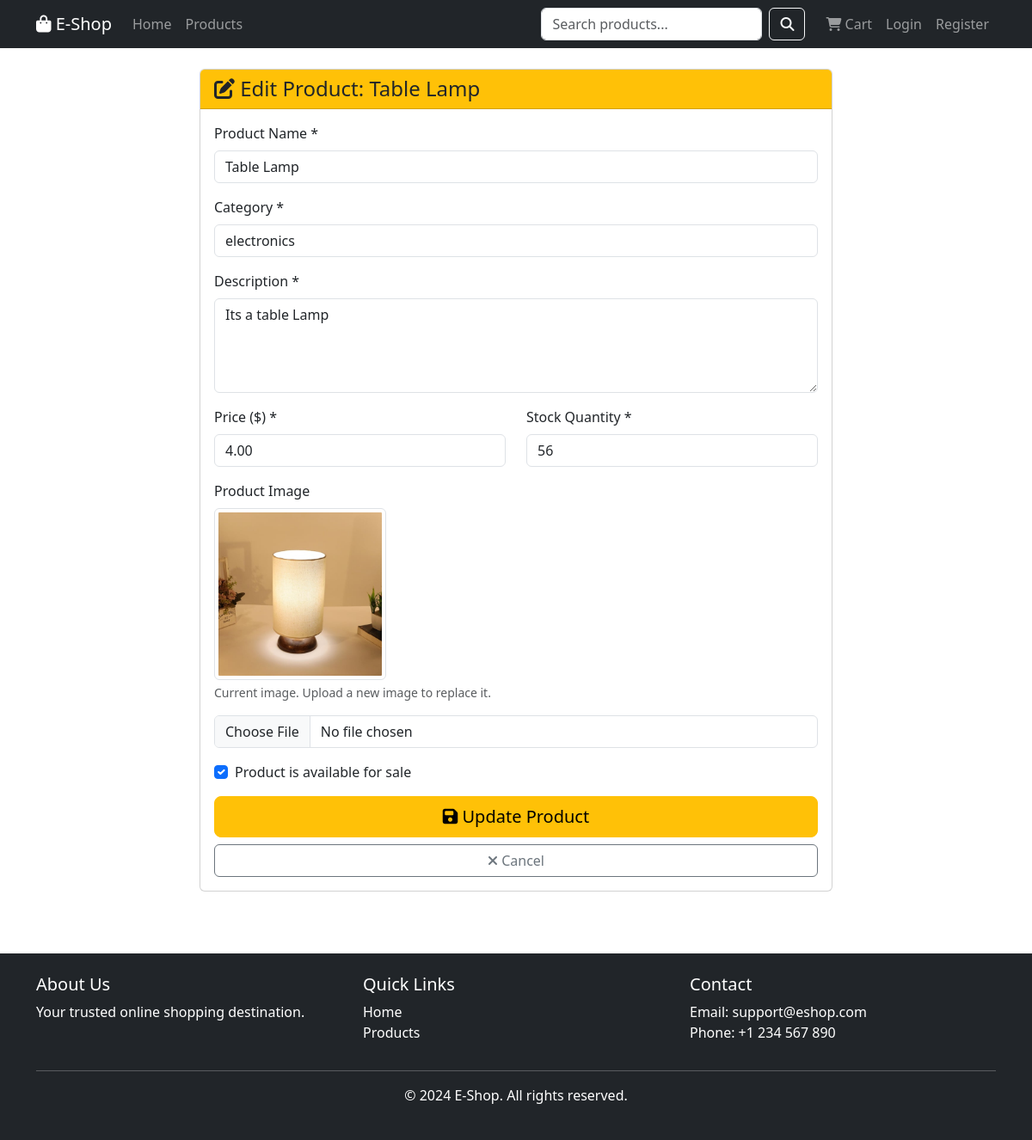
Page /product/table-lamp/edit/ on the committed database.
### store/models.py (models this page shows, shortened)
class Product(models.Model):
    category = models.ForeignKey(Category, on_delete=models.CASCADE, related_name='products')
    name = models.CharField(max_length=200)
    slug = models.SlugField(unique=True)
    description = models.TextField()
    price = models.DecimalField(max_digits=10, decimal_places=2)
    stock = models.IntegerField(default=0)
    image = models.ImageField(upload_to='products/', blank=True, null=True)
    available = models.BooleanField(default=True)
    created_at = models.DateTimeField(auto_now_add=True)
    updated_at = models.DateTimeField(auto_now=True)
    class Meta:
        ordering = ['-created_at']

class Category(models.Model):
    name = models.CharField(max_length=200)
    slug = models.SlugField(unique=True)
    description = models.TextField(blank=True)
    created_at = models.DateTimeField(auto_now_add=True)
    class Meta:
        verbose_name_plural = 'Categories'
        ordering = ['name']

### store/views.py (the view, shortened to what this page needs)
# urls.py: path('product/<slug:slug>/edit/', views.edit_product, name='edit_product'),
def edit_product(request, slug):
    product = get_object_or_404(Product, slug=slug)
    categories = Category.objects.all()
    context = {
        'product': product,
        'categories': categories
    }
    return render(request, 'store/edit_product.html', context)

### templates/store/edit_product.html (shortened to what this page needs)
{% extends 'store/base.html' %}
{% block content %}
<div class="container">
    <div class="row justify-content-center">
        <div class="col-md-8">
            <div class="card">
                <div class="card-header bg-warning text-dark">
                    <h4 class="mb-0">
                        <i class="fas fa-edit"></i> Edit Product: {{ product.name }}
                    </h4>
                </div>
                <div class="card-body">
                    <form method="post" enctype="multipart/form-data">
                        <div class="mb-3">
                            <label for="name" class="form-label">Product Name *</label>
                            <input type="text" class="form-control" id="name" name="name" value="{{ product.name }}" required>
                        </div>
                        <div class="mb-3">
                            <label for="category" class="form-label">Category *</label>
                            <select class="form-control" id="category" name="category" required>
                                {% for category in categories %}
                                    <option value="{{ category.id }}" {% if category.id == product.category.id %}selected{% endif %}>
                                        {{ category.name }}
                                    </option>
                                {% endfor %}
                            </select>
                        </div>
                        <div class="mb-3">
                            <label for="description" class="form-label">Description *</label>
                            <textarea class="form-control" id="description" name="description" rows="4" required>{{ product.description }}</textarea>
                        </div>
                        <div class="row">
                            <div class="col-md-6 mb-3">
                                <label for="price" class="form-label">Price ($) *</label>
                                <input type="number" class="form-control" id="price" name="price" step="0.01" min="0" value="{{ product.price }}" required>
                            </div>
                            <div class="col-md-6 mb-3">
                                <label for="stock" class="form-label">Stock Quantity *</label>
                                <input type="number" class="form-control" id="stock" name="stock" min="0" value="{{ product.stock }}" required>
                            </div>
                        </div>
                        <div class="mb-3">
                            <label for="image" class="form-label">Product Image</label>
                            {% if product.image %}
                                <div class="mb-2">
                                    <img src="{{ product.image.url }}" alt="{{ product.name }}" class="img-thumbnail" style="max-height: 200px;">
                                    <p class="text-muted small mt-1">Current image. Upload a new image to replace it.</p>
                                </div>
                            {% endif %}
                            <input type="file" class="form-control" id="image" name="image" accept="image/*">
                        </div>
                        <div class="mb-3">
                            <div class="form-check">
                                <input type="checkbox" class="form-check-input" id="available" name="available" {% if product.available %}checked{% endif %}>
                                <label class="form-check-label" for="available">
                                    Product is available for sale
                                </label>
                            </div>
                        </div>
                        <div class="d-grid gap-2">
                            <button type="submit" class="btn btn-warning btn-lg">
                                <i class="fas fa-save"></i> Update Product
                            </button>
                            <a href="{% url 'product_detail' product.slug %}" class="btn btn-outline-secondary">
                                <i class="fas fa-times"></i> Cancel
                            </a>
                        </div>
                    </form>
                </div>
            </div>
        </div>
    </div>
</div>
{% endblock %}

### static/css/style.css (style rules this page uses)
body { min-height: 100vh; display: flex; flex-direction: column; }

### rows in the picture
Product: name "Table Lamp", category "electronics", description "Its a table Lamp", price "4.00", stock "56", image (picture), available "☑"
